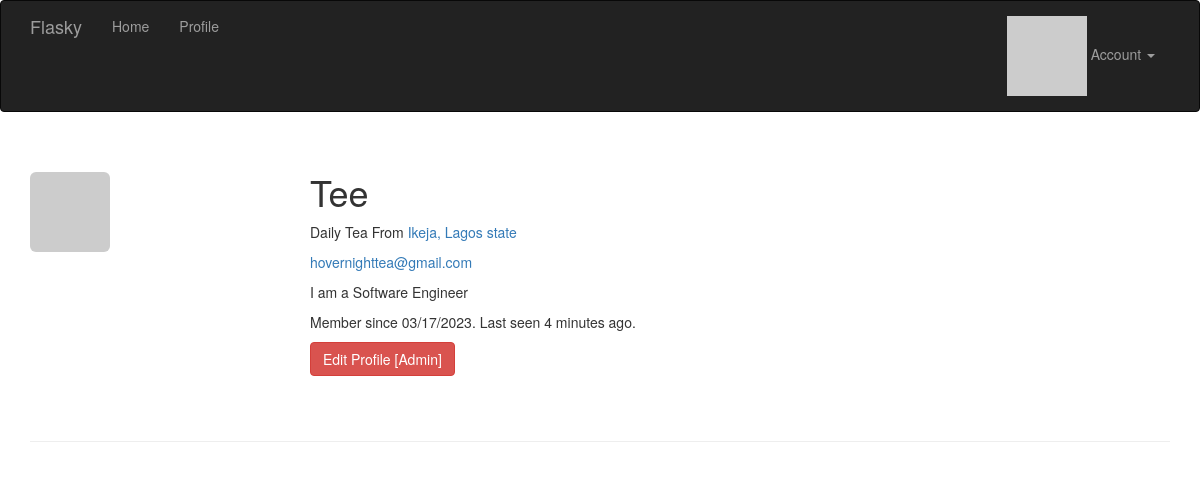
Page /user/Tee (signed in) on the committed database.
### app/models.py (models this page shows, shortened)
class User(UserMixin, db.Model):
    __tablename__ = 'users'
    id = db.Column(db.Integer, primary_key=True)
    email = db.Column(db.String(64), unique=True, index=True)
    username = db.Column(db.String(64), unique=True, index=True)
    role_id = db.Column(db.Integer, db.ForeignKey('roles.id'))
    password_hash = db.Column(db.String(128))
    confirmed = db.Column(db.Boolean, default=False)
    name = db.Column(db.String(64))
    location = db.Column(db.String(64))
    about_me = db.Column(db.Text())
    member_since = db.Column(db.DateTime(), default=datetime.utcnow)
    last_seen = db.Column(db.DateTime(), default=datetime.utcnow)
    avatar_hash = db.Column(db.String(32))
    def can(self, perm):
        return self.role is not None and self.role.has_permission(perm)
    def is_administrator(self):
        return self.can(Permission.ADMIN)
    @property
    def password(self):
        raise AttributeError('password is not a readable attribute')
    @login_manager.user_loader
    def load_user(user_id):
        return User.query.get(int(user_id))
    def gravatar(self, size=100, default='identicon', rating='g'):
        if request.is_secure:
            url = 'https://secure.gravatar.com/avatar'
        else:
            url = 'http://www.gravatar.com/avatar'
        hash = hashlib.md5(self.email.lower().encode('utf-8')).hexdigest()
        return '{url}/{hash}?s={size}&d={default}&r={rating}'.format(
                        url=url, hash=hash, size=size, default=default, rating=rating)
    def ping(self):
        self.last_seen = datetime.utcnow()
        db.session.add(self)
        db.session.commit()

### app/main/views.py (the view)
@main.route('/user/<username>')
def user(username):
    user = User.query.filter_by(username=username).first_or_404()
    return render_template('user.html', user=user)

### app/auth/views.py (called while the page is built)
@auth.before_app_request
def before_request():
    if current_user.is_authenticated:
        current_user.ping()
        if not current_user.confirmed \
                and request.endpoint \
                and request.blueprint != 'auth' \
                and request.endpoint != 'static':
            return redirect(url_for('auth.unconfirmed'))

### app/main/__init__.py (called while the page is built)
@main.app_context_processor
def inject_permission():
    return dict(Permission=Permission)

### app/models.py (called while the page is built)
    def has_permission(self, perm):
        return self.permissions & perm == perm

### app/templates/user.html (shortened to what this page needs)
{% extends "base.html" %}
{% block page_content %}
<div class="page-header">
    <img class="img-rounded profile-thumbnail" src="{{ user.gravatar(size=256) }}">
    <div class="profile-header">
        <h1>{{ user.username }}</h1>
        {% if user.name or user.location %}
        <p>
            {% if user.name %}{{ user.name }}{% endif %}
            {% if user.location %}
            From <a href="http://maps.google.com/?q={{ user.location }}">
                {{ user.location }}
            </a>
            {% endif %}
        </p>
        {% endif %}
        {% if current_user.is_administrator() %}
        <p><a href="mailto:{{ user.email }}">{{ user.email }}</a></p>
        {% endif %}
        {% if user.about_me %}<p>{{ user.about_me }}</p>{% endif %}
        <p>
            Member since {{ moment(user.member_since).format('L') }}.
            Last seen {{ moment(user.last_seen).fromNow() }}.
        </p>
        <p>
        {% if current_user.is_administrator() %}
        <a class="btn btn-danger"
        href="{{ url_for('.edit_profile_admin', id=user.id) }}">
        Edit Profile [Admin]
        </a>
        {% endif %}
        </p>
    </div>
</div>
{% endblock %}

### app/static/styles.css (style rules this page uses)
.profile-thumbnail { position: absolute; }
.profile-header { min-height: 260px; margin-left: 280px; }

### rows in the picture
User: username "Tee", name "Daily Tea", location "Ikeja, Lagos state", email "hovernighttea@gmail.com", about_me "I am a Software Engineer", member_since "03/17/2023", last_seen "4 minutes ago"
